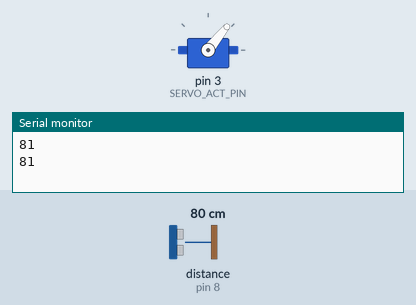
This sketch was run on a simulated Arduino Uno, built with avr-gcc and run on an emulated ATmega328P. Parts: servo, the last lines printed to the serial monitor. The inputs (shaded band) are chosen by the test bench; at power-on: distance to the obstacle (sensor on pin 8) 80 cm. The echo pulse lasts 58.3 µs per cm.

Above: at 11.7 s.
11.8 s: distance to the obstacle (sensor on pin 8) set to 2 cm
At 12.22 s:
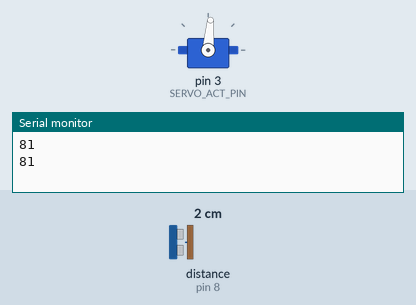
19.9 s: distance to the obstacle (sensor on pin 8) set to 250 cm
At 20.06 s:
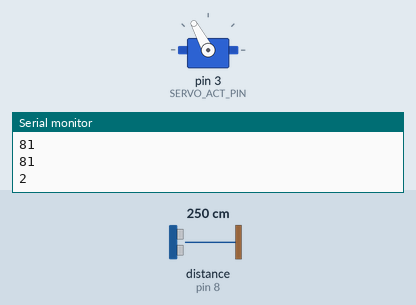
Timing chart, 0 to 34.0 s (numbered marks = the images above; inputs shaded):
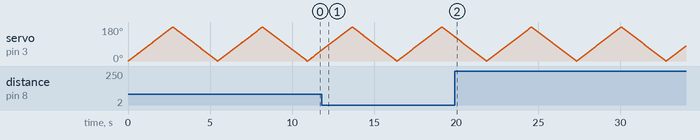

The sketch:

test_Sweep.ino
```cpp
#include <Servo.h>
#include "NewPing.h"

#define SERVO_ACT_PIN 3
#define RELAY_ACT_0 4
#define RELAY_ACT_1 5

#define ULTRA_ECHO 9
#define ULTRA_TRIGG 8

Servo myservo;
NewPing sonar(ULTRA_ECHO, ULTRA_TRIGG, 200);

int pos = 0;

void setup() {
        Serial.begin(9600);
        myservo.attach(SERVO_ACT_PIN);
}

void loop() {
        for (pos = 0; pos <= 180; pos += 1) {
                myservo.write(pos);
                delay(15);
        }
        for (pos = 180; pos >= 0; pos -= 1) {
                myservo.write(pos);
                delay(15);
        }
        Serial.println(sonar.ping_cm());
}
```
